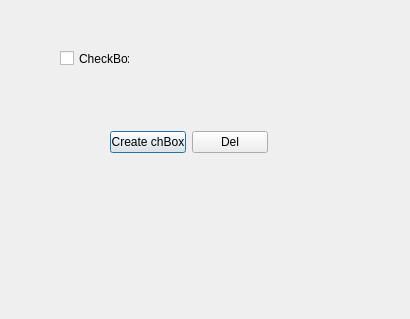
<?xml version="1.0" encoding="UTF-8"?>
<ui version="4.0">
 <class>Dialog</class>
 <widget class="QDialog" name="Dialog">
  <property name="geometry">
   <rect>
    <x>0</x>
    <y>0</y>
    <width>410</width>
    <height>319</height>
   </rect>
  </property>
  <property name="windowTitle">
   <string>Dialog</string>
  </property>
  <widget class="QWidget" name="layoutWidget">
   <property name="geometry">
    <rect>
     <x>110</x>
     <y>130</y>
     <width>158</width>
     <height>25</height>
    </rect>
   </property>
   <layout class="QHBoxLayout" name="horizontalLayout">
    <item>
     <widget class="QPushButton" name="pushButton">
      <property name="toolTip">
       <string>&lt;html&gt;&lt;head/&gt;&lt;body&gt;&lt;p&gt;Salut&lt;/p&gt;&lt;/body&gt;&lt;/html&gt;</string>
      </property>
      <property name="text">
       <string>Create chBox</string>
      </property>
     </widget>
    </item>
    <item>
     <widget class="QPushButton" name="pushButton_2">
      <property name="text">
       <string>Del</string>
      </property>
     </widget>
    </item>
   </layout>
  </widget>
  <widget class="QCheckBox" name="checkBox">
   <property name="geometry">
    <rect>
     <x>60</x>
     <y>50</y>
     <width>70</width>
     <height>17</height>
    </rect>
   </property>
   <property name="styleSheet">
    <string notr="true">QCheckBox::hover { background-color: white }</string>
   </property>
   <property name="text">
    <string>CheckBox</string>
   </property>
  </widget>
 </widget>
 <resources/>
 <connections/>
</ui>
